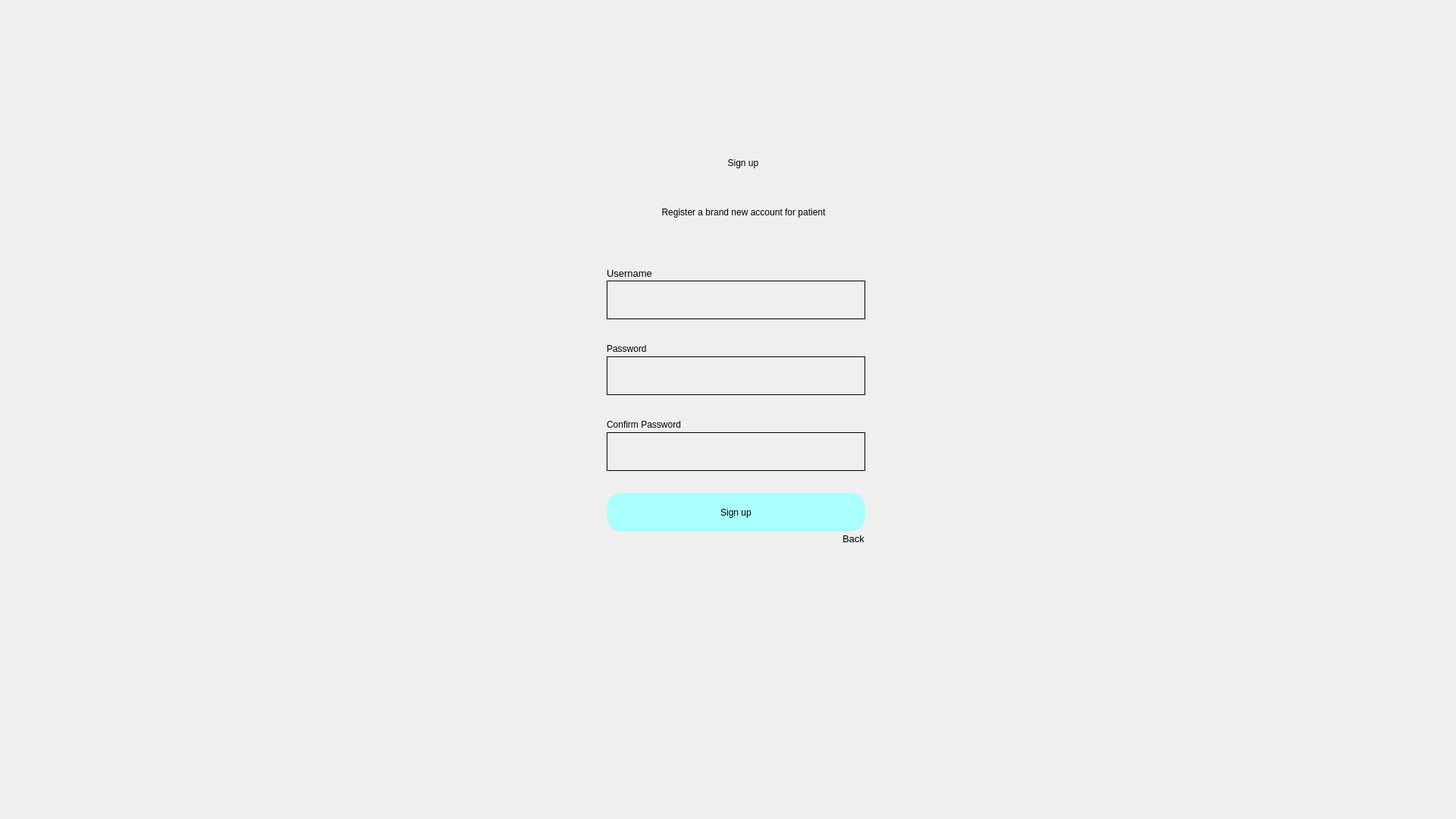
<?xml version="1.0" encoding="UTF-8"?>
<ui version="4.0">
 <class>Dialog</class>
 <widget class="QDialog" name="Dialog">
  <property name="geometry">
   <rect>
    <x>0</x>
    <y>0</y>
    <width>1920</width>
    <height>1080</height>
   </rect>
  </property>
  <property name="windowTitle">
   <string>Dialog</string>
  </property>
  <widget class="QLabel" name="title_1">
   <property name="geometry">
    <rect>
     <x>870</x>
     <y>180</y>
     <width>220</width>
     <height>70</height>
    </rect>
   </property>
   <property name="styleSheet">
    <string notr="true">font: 36pt &quot;MS Shell Dlg 2&quot;; </string>
   </property>
   <property name="text">
    <string>&lt;html&gt;&lt;head/&gt;&lt;body&gt;&lt;p align=&quot;center&quot;&gt;Sign up&lt;/p&gt;&lt;/body&gt;&lt;/html&gt;</string>
   </property>
  </widget>
  <widget class="QLabel" name="title_2">
   <property name="geometry">
    <rect>
     <x>760</x>
     <y>260</y>
     <width>441</width>
     <height>41</height>
    </rect>
   </property>
   <property name="styleSheet">
    <string notr="true">font: 16pt &quot;MS Shell Dlg 2&quot;</string>
   </property>
   <property name="text">
    <string>&lt;html&gt;&lt;head/&gt;&lt;body&gt;&lt;p align=&quot;center&quot;&gt;Register a brand new account for patient&lt;/p&gt;&lt;/body&gt;&lt;/html&gt;</string>
   </property>
  </widget>
  <widget class="QPushButton" name="return_function">
   <property name="geometry">
    <rect>
     <x>1100</x>
     <y>700</y>
     <width>51</width>
     <height>21</height>
    </rect>
   </property>
   <property name="font">
    <font>
     <family>MS Shell Dlg 2</family>
     <pointsize>10</pointsize>
     <weight>50</weight>
     <italic>false</italic>
     <bold>false</bold>
    </font>
   </property>
   <property name="styleSheet">
    <string notr="true">border-radius:10px;
background-color: rgba(0, 0, 0, 0);
font: 10pt &quot;MS Shell Dlg 2&quot;;</string>
   </property>
   <property name="text">
    <string>Back</string>
   </property>
  </widget>
  <widget class="QLineEdit" name="username">
   <property name="geometry">
    <rect>
     <x>800</x>
     <y>370</y>
     <width>341</width>
     <height>51</height>
    </rect>
   </property>
   <property name="styleSheet">
    <string notr="true">border: 1px solid black;
background-color:rgba(0,0,0,0);
font: 12pt &quot;MS Shell Dlg 2&quot;;</string>
   </property>
  </widget>
  <widget class="QPushButton" name="signup">
   <property name="geometry">
    <rect>
     <x>800</x>
     <y>650</y>
     <width>341</width>
     <height>51</height>
    </rect>
   </property>
   <property name="styleSheet">
    <string notr="true">border-radius:20px;
background-color: rgb(170, 255, 255);
font: 14pt &quot;MS Shell Dlg 2&quot;;</string>
   </property>
   <property name="text">
    <string>Sign up</string>
   </property>
  </widget>
  <widget class="QLabel" name="label_password">
   <property name="geometry">
    <rect>
     <x>800</x>
     <y>450</y>
     <width>81</width>
     <height>20</height>
    </rect>
   </property>
   <property name="styleSheet">
    <string notr="true">font: 10pt &quot;MS Shell Dlg 2&quot;;</string>
   </property>
   <property name="text">
    <string>Password</string>
   </property>
  </widget>
  <widget class="QLabel" name="error">
   <property name="geometry">
    <rect>
     <x>800</x>
     <y>620</y>
     <width>341</width>
     <height>20</height>
    </rect>
   </property>
   <property name="styleSheet">
    <string notr="true">font: 12pt &quot;MS Shell Dlg 2&quot;; color:red;</string>
   </property>
   <property name="text">
    <string/>
   </property>
  </widget>
  <widget class="QLabel" name="label_uersname">
   <property name="geometry">
    <rect>
     <x>800</x>
     <y>350</y>
     <width>81</width>
     <height>20</height>
    </rect>
   </property>
   <property name="font">
    <font>
     <family>MS Shell Dlg 2</family>
     <pointsize>10</pointsize>
     <weight>50</weight>
     <italic>false</italic>
     <bold>false</bold>
    </font>
   </property>
   <property name="styleSheet">
    <string notr="true">font: 10pt &quot;MS Shell Dlg 2&quot;;</string>
   </property>
   <property name="text">
    <string>Username</string>
   </property>
  </widget>
  <widget class="QLineEdit" name="password">
   <property name="geometry">
    <rect>
     <x>800</x>
     <y>470</y>
     <width>341</width>
     <height>51</height>
    </rect>
   </property>
   <property name="styleSheet">
    <string notr="true">border: 1px solid black;
background-color:rgba(0,0,0,0);
font: 12pt &quot;MS Shell Dlg 2&quot;;</string>
   </property>
  </widget>
  <widget class="QLabel" name="label_cf_password">
   <property name="geometry">
    <rect>
     <x>800</x>
     <y>550</y>
     <width>141</width>
     <height>20</height>
    </rect>
   </property>
   <property name="styleSheet">
    <string notr="true">font: 10pt &quot;MS Shell Dlg 2&quot;;</string>
   </property>
   <property name="text">
    <string>Confirm Password</string>
   </property>
  </widget>
  <widget class="QLineEdit" name="confirm_password">
   <property name="geometry">
    <rect>
     <x>800</x>
     <y>570</y>
     <width>341</width>
     <height>51</height>
    </rect>
   </property>
   <property name="styleSheet">
    <string notr="true">border: 1px solid black;
background-color:rgba(0,0,0,0);
font: 12pt &quot;MS Shell Dlg 2&quot;;</string>
   </property>
  </widget>
 </widget>
 <resources/>
 <connections/>
</ui>
